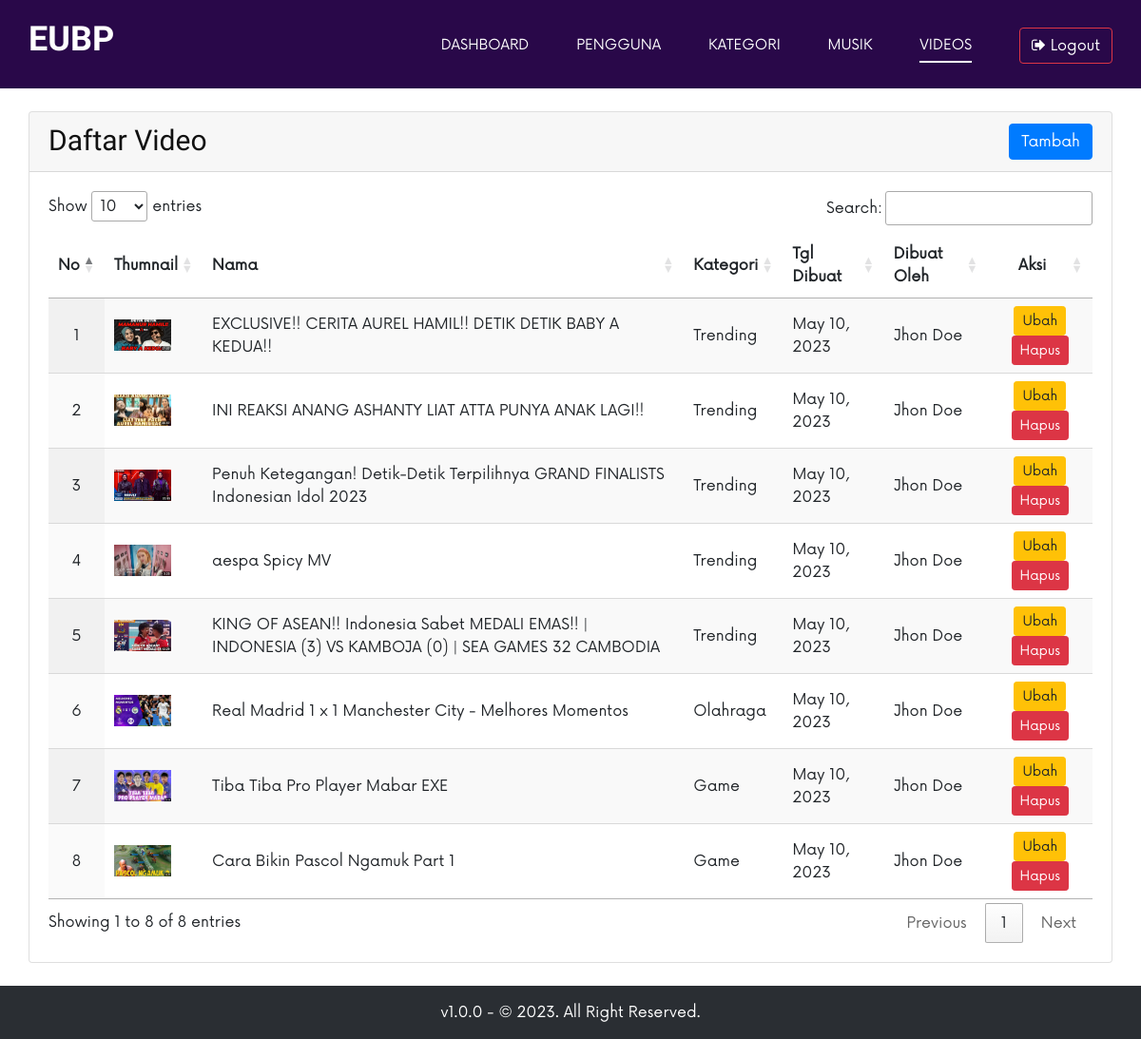
The app's page /app/admin/videos.php (signed in) with its own data.
### tables this page shows
CREATE TABLE `videos` (
  `id` int(11) NOT NULL,
  `name` varchar(255) NOT NULL,
  `thumbnail` varchar(255) NOT NULL,
  `url` text NOT NULL,
  `created_at` datetime DEFAULT NULL,
  `category_id` int(11) NOT NULL,
  `user_id` int(11) NOT NULL
);

CREATE TABLE `categories` (
  `id` int(11) NOT NULL,
  `name` varchar(30) NOT NULL,
  `type` enum('musik','video') NOT NULL
);

CREATE TABLE `users` (
  `id` int(11) NOT NULL,
  `first_name` varchar(50) NOT NULL,
  `last_name` varchar(50) DEFAULT NULL,
  `username` varchar(50) NOT NULL,
  `password` varchar(255) NOT NULL,
  `level` enum('Admin','Pengguna') NOT NULL
);

### app/admin/videos.php (called while the page is built, shortened)
<?php
require('../../config/koneksi.php');
require('../../config/function.php');
$sql = "SELECT videos.id, videos.thumbnail, videos.name, created_at, categories.name as category_name, first_name, last_name FROM videos
INNER JOIN categories ON videos.category_id=categories.id
INNER JOIN users ON videos.user_id=users.id
ORDER BY id DESC";
$videos = mysqli_query($DB_CONNECTION, $sql);
require('views/videos.view.php');

### config/function.php (called while the page is built, shortened)
<?php
function getDateFormatVideos($date)
{
  $dateCreate=date_create($date);
  return date_format($dateCreate,"F d, Y");
}

### app/admin/views/videos.view.php (the view, shortened to what this page needs)
<!DOCTYPE html>
<html lang="en">
  <head>
    <link rel="stylesheet" href="../../css/bootstrap.min.css" type="text/css" />
    <link rel="stylesheet" href="../../css/font-awesome.min.css" type="text/css" />
    <link rel="stylesheet" href="../../css/barfiller.css" type="text/css" />
    <link rel="stylesheet" href="../../css/nowfont.css" type="text/css" />
    <link rel="stylesheet" href="../../css/rockville.css" type="text/css" />
    <link rel="stylesheet" href="../../css/magnific-popup.css" type="text/css" />
    <link rel="stylesheet" href="../../css/owl.carousel.min.css" type="text/css" />
    <link rel="stylesheet" href="../../css/slicknav.min.css" type="text/css" />
    <link rel="stylesheet" href="../../css/style.css" type="text/css" />
    <link rel="stylesheet" href="//cdn.datatables.net/1.13.4/css/jquery.dataTables.min.css">
  </head>
<body>
<?php require('partials/navbar.php'); ?>
<section class="video mt-4" style="padding-bottom:80px;">
    <div class="container">
        <div class="row">
            <div class="col-12">
                <div class="card">
                    <div class="card-header">
                        <div class="row">
                            <div class="col-6">
                                <h3>Daftar Video</h3>
                            </div>
                            <div class="col-6">
                                <a href="add-videos.php" class="btn btn-primary float-right">Tambah</a>
                            </div>
                        </div>
                    </div>
                    <div class="card-body">
                        <table id="example" class="display" style="width:100%">
                            <thead>
                                <tr>
                                    <th width="5">No</th>
                                    <th>Thumnail</th>
                                    <th>Nama</th>
                                    <th>Kategori</th>
                                    <th>Tgl Dibuat</th>
                                    <th>Dibuat Oleh</th>
                                    <th class="text-center">Aksi</th>
                                </tr>
                            </thead>
                            <tbody>
                            <?php
                                $i = 1;
                                while($data = mysqli_fetch_array($videos)) {
                            ?>
                                <tr>
                                    <td class="text-center"><?php echo $i++; ?></td>
                                    <td><?php
                                        $data_foto = $data['thumbnail'];
                                    ?>
                                    <img src="<?php echo '../../img/videos/' . $data_foto; ?>" width="60">
                                    </td>
                                    <td><?php echo $data['name']; ?></td>
                                    <td><?php echo $data['category_name']; ?></td>
                                    <td><?php echo getDateFormatVideos($data['created_at']); ?></td>
                                    <td><?php echo $data['first_name']; ?> <?php echo $data['last_name']; ?></td>
                                    <td class="text-center">
                                        <a href="edit-videos.php?id=<?php echo $data['id']; ?>" class="btn btn-warning btn-sm">Ubah</a>
                                        <a href="delete-videos.php?id=<?php echo $data['id']; ?>" class="btn btn-danger btn-sm confirm">Hapus</a>
                                    </td>
                                </tr>
                            <?php
                                }
                            ?>
                            </tbody>
                        </table>
                    </div>
                </div>
            </div>
        </div>
    </div>
</section>
<?php require('partials/footer.php'); ?>
  </body>
</html>

### css/style.css (style rules this page uses)
html, body { height: 100%; font-family: "Now Regular"; -webkit-font-smoothing: antialiased; }
h1, h2, h3, h4, h5, h6 { margin: 0; color: #111111; font-weight: 400; font-family: "Rajdhani", sans-serif; }
h3 { font-size: 30px; }
img { max-width: 100%; }
@media only screen and (min-width: 1200px) { .container { max-width: 1170px; } }

### records on screen
videos: thumbnail (picture), name "EXCLUSIVE!! CERITA AUREL HAMIL!! DETIK DETIK BABY A KEDUA!!", category.name "Trending", created_at "May 10, 2023", user.first_name "Jhon", user.last_name "Doe"
videos: thumbnail (picture), name "INI REAKSI ANANG ASHANTY LIAT ATTA PUNYA ANAK LAGI!!", category.name "Trending", created_at "May 10, 2023", user.first_name "Jhon", user.last_name "Doe"
videos: thumbnail (picture), name "Penuh Ketegangan! Detik-Detik Terpilihnya GRAND FINALISTS Indonesian Idol 2023", category.name "Trending", created_at "May 10, 2023", user.first_name "Jhon", user.last_name "Doe"
videos: thumbnail (picture), name "aespa Spicy MV", category.name "Trending", created_at "May 10, 2023", user.first_name "Jhon", user.last_name "Doe"
videos: thumbnail (picture), name "KING OF ASEAN!! Indonesia Sabet MEDALI EMAS!! | INDONESIA (3) VS KAMBOJA (0) | SEA GAMES 32 CAMBODIA", category.name "Trending", created_at "May 10, 2023", user.first_name "Jhon", user.last_name "Doe"
videos: thumbnail (picture), name "Real Madrid 1 x 1 Manchester City - Melhores Momentos", category.name "Olahraga", created_at "May 10, 2023", user.first_name "Jhon", user.last_name "Doe"
videos: thumbnail (picture), name "Tiba Tiba Pro Player Mabar EXE", category.name "Game", created_at "May 10, 2023", user.first_name "Jhon", user.last_name "Doe"
videos: thumbnail (picture), name "Cara Bikin Pascol Ngamuk Part 1", category.name "Game", created_at "May 10, 2023", user.first_name "Jhon", user.last_name "Doe"

### other values on screen
$_SITE_NAME_LOGO "EUBP"
$_SITE_CREDIT "v1.0.0 - © 2023. All Right Reserved."
